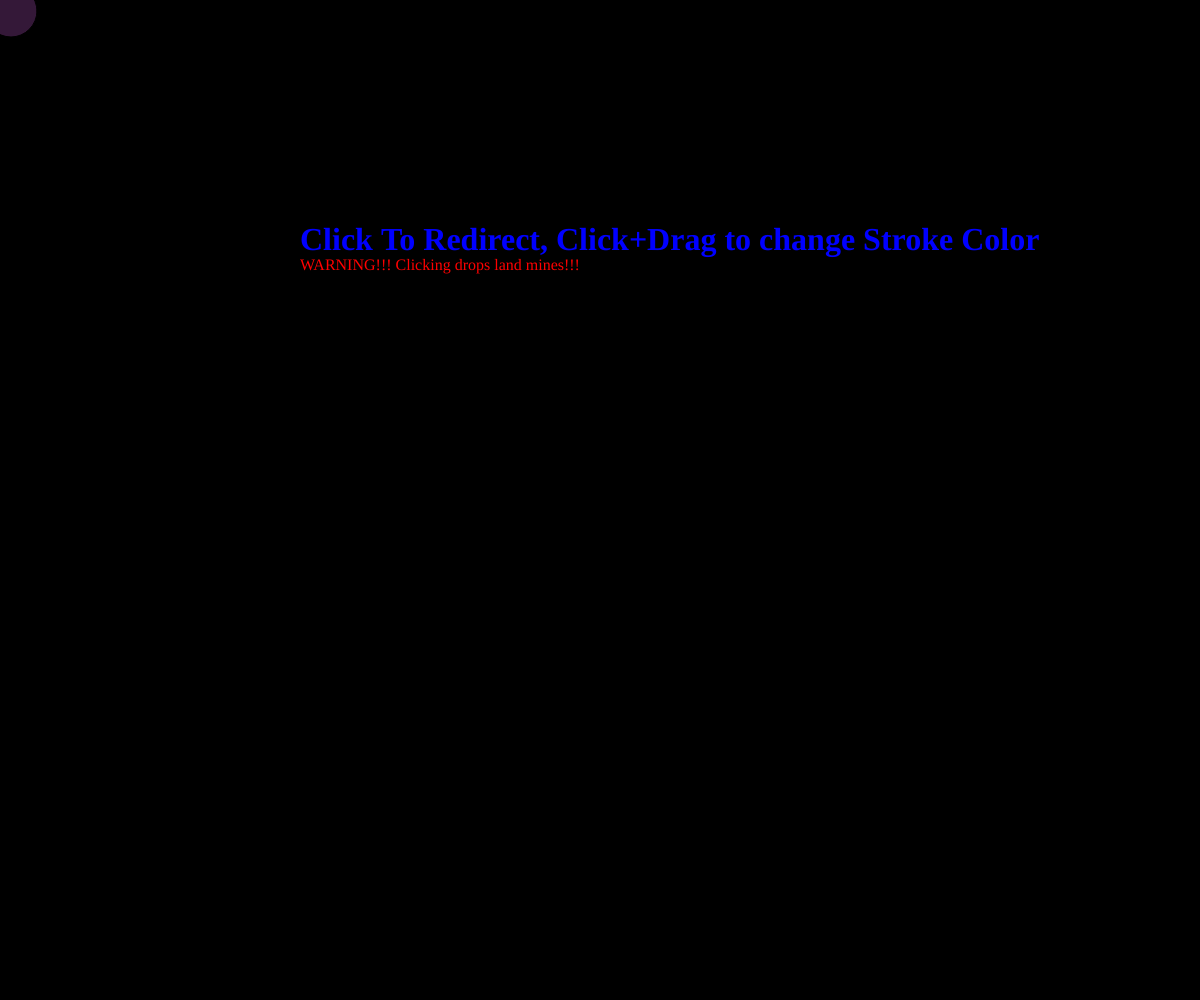
Frame 1 (no input)
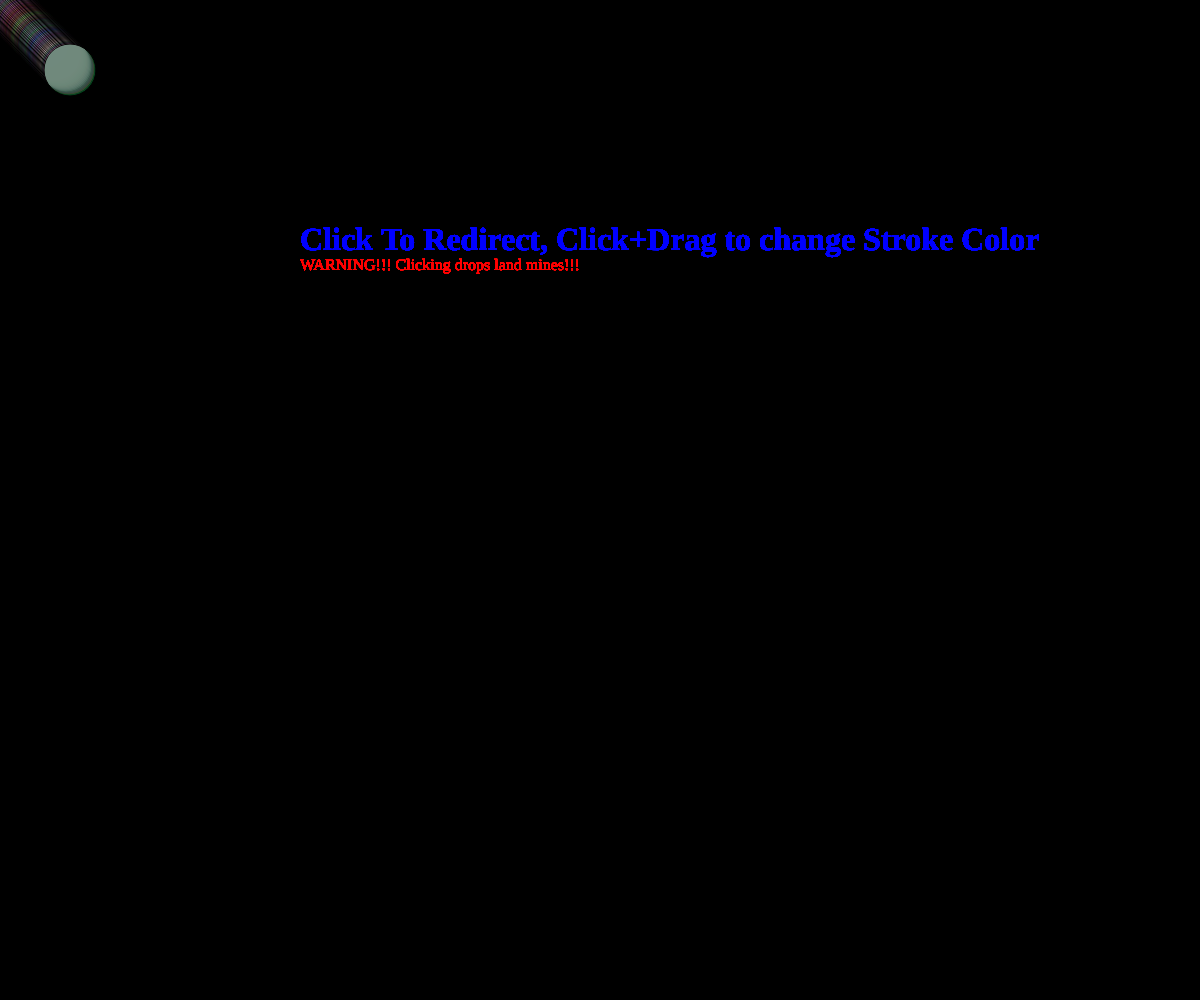
Frame 60 (no input)
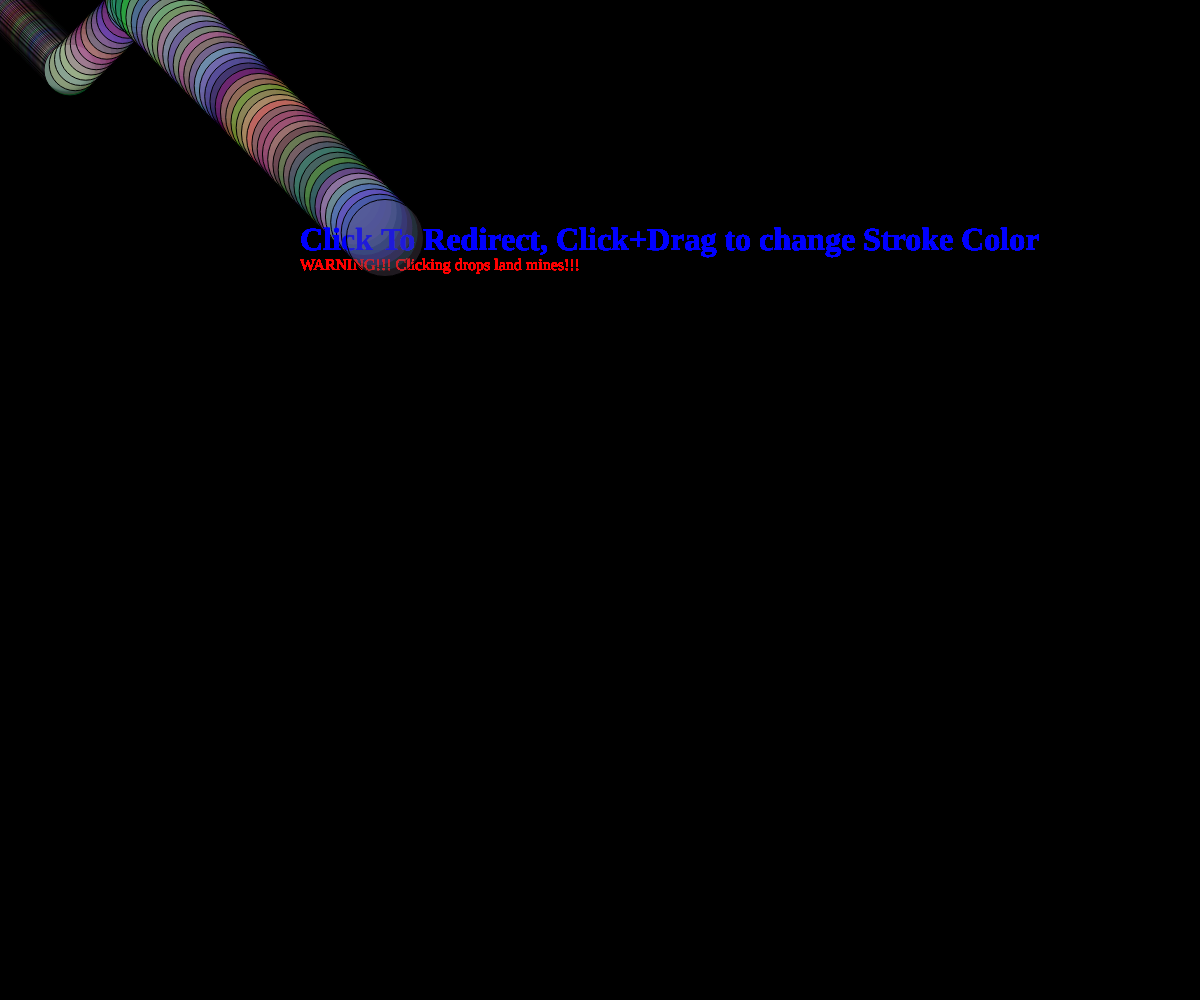
Frame 120 (the mouse pressed at the canvas centre since frame 60)

The p5.js sketch that drew these frames (run headless with seeded random() and noise() and a simulated clock; from frame 60 on, the mouse is pressed at the canvas centre):

// p5.js sketch
// ── sketch.js
//////////////////////
//  Allen Harguess  //
//////////////////////

var ball = {};
ball.width = 40;
ball.x = 10;
ball.y = 10;
ball.delta_x = 1;
ball.delta_y = 1;
ball.scale_x = 1;
ball.scale_y = 1;

var value = {bgcl: 0};
var spotaxis = {x: 0, y: 0};
var objcolor = {r: 0, g: 0, b: 0}; //object color
var objsize = {x: 0}; //object size
var coef = 0; // size coefficient
var divzr = 3; // size divider

function setup() {
  createCanvas(windowWidth, windowHeight);
  background(0);

  //size controls
    coef = random(2, 6); //the larger the max integer = larger possible balls.
    objsize.x = random(80, 100);
    coef = coef / divzr;
    coef = coef % 2;
    objsize.x = objsize.x / coef;
}

function draw() {

  objcolor.r = random(0, 255);
  objcolor.g = random(0, 255);
  objcolor.b = random(0, 255);

push();
  textSize(32);
  noStroke();
  textStyle(BOLD)
  textFont("Comic Sans MS");
  smooth();
  fill(0, 0, 255);
  text("Click To Redirect, Click+Drag to change Stroke Color",  windowWidth/4, windowHeight/4);
pop();

push();
  textSize(16);
  noStroke();
  textFont("Comic Sans MS");
  smooth();
  fill(255, 0, 0);
  text("WARNING!!! Clicking drops land mines!!!",  windowWidth/4, windowHeight/4+20);
pop();

    ball.x += ball.delta_x * ball.scale_x;
    ball.y += ball.delta_y * ball.scale_y;


    if (ball.x >= width || ball.x <= 0) {
        ball.delta_x = -1 * ball.delta_x;

        //size controls
          coef = random(2, 6); //the larger the max integer = larger possible balls.
          objsize.x = random(80, 100);
          coef = coef / divzr;
          coef = coef % 2;
          objsize.x = objsize.x / coef;

    }

    if (ball.y >= height || ball.y <= 0) {
        ball.delta_y = -1 * ball.delta_y;

        //size controls
          coef = random(2, 6); //the larger the max integer = larger possible balls.
          objsize.x = random(80, 100);
          coef = coef / divzr;
          coef = coef % 2;
          objsize.x = objsize.x / coef;
    }

    stroke(value.bgcl, value.bgcl, value.bgcl);
    strokeWeight(1);
    fill(objcolor.r, objcolor.g, objcolor.b, 70);
    ellipse(ball.x, ball.y, objsize.x, objsize.x);

}

function mouseDragged() {
  value.bgcl = value.bgcl + 2;
  if (value.bgcl > 255) {
    value.bgcl = 0;
  }
}

function mousePressed() {
    ball.scale_x = map(mouseX, 0, width, 0.5, 10);
    ball.scale_y = map(mouseY, 0, height, 0.5, 10);

    spotaxis.x = random(1, windowWidth);
    spotaxis.y = random(1, windowHeight);

    objcolor.r = random(0, 255);
    objcolor.g = random(0, 255);
    objcolor.b = random(0, 255);

    var step = frameCount % 20
    var angle = map(step, 0, 20, -PI/4, PI/4);

    translate(50, 50);
    // equivalent to shearX(angle);
    var shear_factor = 1 / tan(PI/2 - angle);
    applyMatrix(1, 0, shear_factor, 1, 0, 0);

    fill(objcolor.r, objcolor.g, objcolor.b, );
    ellipse(spotaxis.x, spotaxis.y, objsize.x/3, objsize.x/3);

    if (ball.delta_x >= ball.y){
      ball.delta_x = -1 * ball.delta_x;
    }
    else {
      ball.delta_y = -1 * ball.delta_y;
    }

}

// ── sketch0.js
//////////////////////
//  Allen Harguess  //
//////////////////////


  let bubbles = [];
  let cloud = [];
  var objcolor = {r: 255, g: 255, b: 255, opas:80};
  function setup() {
  createCanvas(windowWidth, windowHeight);
  }

  function draw() {
    background(40);

    for (let i = 0; i < bubbles.length; i++) {
      bubbles[i].move();
      bubbles[i].show();
      if (bubbles[i].faded()){bubbles.splice(i, 1);}

      }
drawcloud()

  }

///////////////////////////////////////////////////////////////////
  class Bubble {
    constructor(x, y, r) {
      this.xaxis = x;
      this.yaxis = y;
      this.rad = r;
      this.opas = 90;
      this.colr = objcolor.r;
      this.colg = objcolor.g;
      this.colb = objcolor.b;
    }

    move() {
      this.xaxis = this.xaxis + random(-5, 5);
      this.yaxis = this.yaxis + random(2, 5);
    }

    show() {
      noStroke();
      this.opas -= .75;
      fill(this.colr, this.colg, this.colb,this.opas);
      ellipse(this.xaxis, this.yaxis, this.rad);
    }

    faded(){return this.opas < 0;}
}

///////////////////////////////////////////////////////////////////
function drawcloud(){
  var min = random(0,50);
  var max = random(75,150);
  let r = random(2, 20);
  let b = new Bubble(windowWidth/2+random(min+150,max)+50, windowHeight/4+random(min+150,max)+50, r);
  bubbles.push(b);
  let c = new Bubble(windowWidth/2-random(min,max), windowHeight/4-random(min,max), r);
  bubbles.push(c);
  let d = new Bubble(windowWidth/2-random(min,max)+100, windowHeight/4-random(min,max)+100, r);
  bubbles.push(d);
  let e = new Bubble(windowWidth/2-random(min+250,max), windowHeight/4+random(min+50,max), r);
  bubbles.push(e);
  let f = new Bubble(windowWidth/2+random(min-250,max), windowHeight/4-random(min-50,max), r);
  bubbles.push(f);
  let g = new Bubble(windowWidth/2+random(min+150,max), windowHeight/4+random(min-50,max), r);
  bubbles.push(g);

}

///////////////////////////////////////////////////////////////////
  function mouseDragged() {
    let r = random(5, 40);
    let b = new Bubble(mouseX, mouseY, r);
    bubbles.push(b);
  }

  function mousePressed() {
    objcolor.r = random(100, 255);
    objcolor.g = random(100, 255);
    objcolor.b = random(100, 255);
  }
